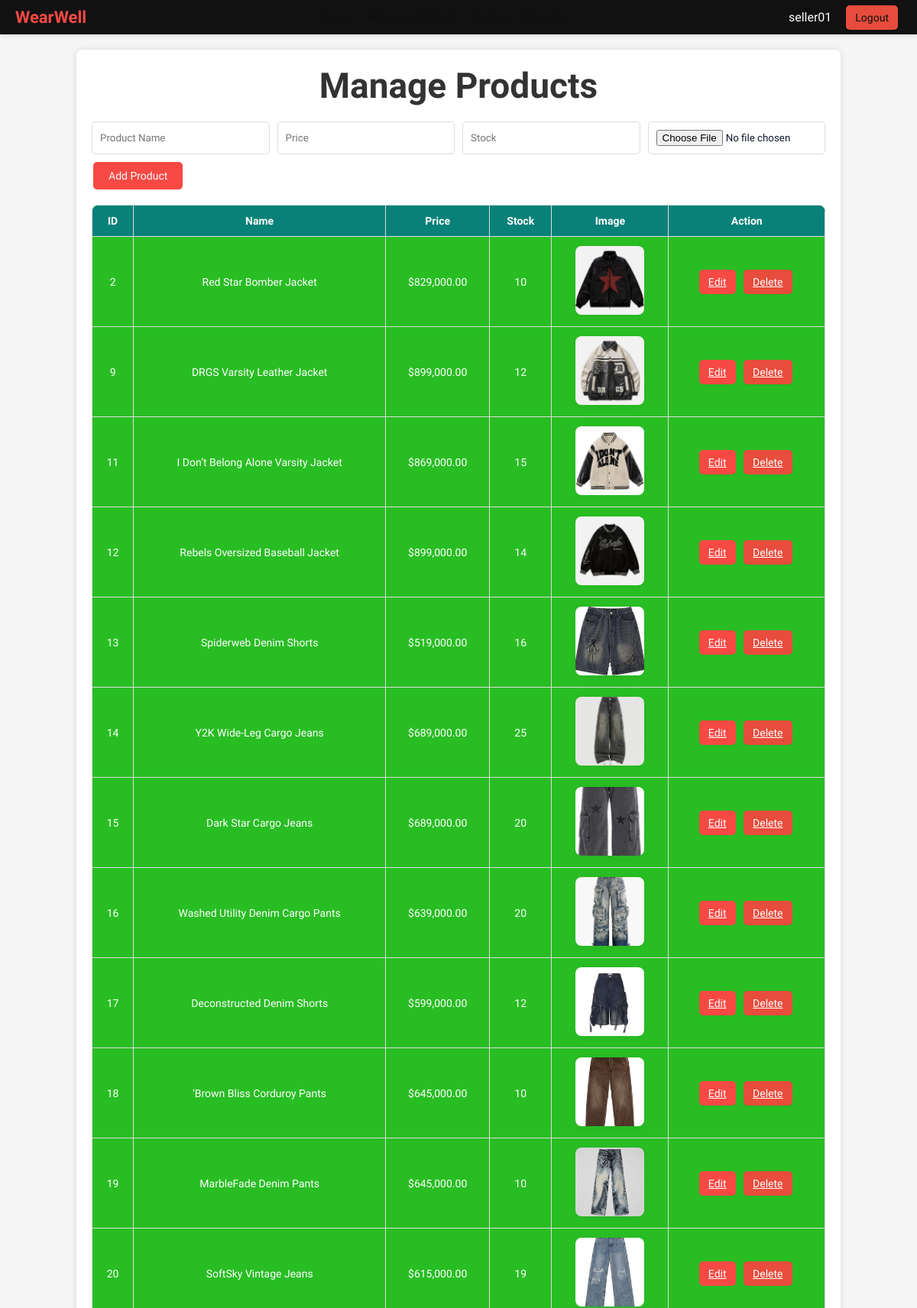
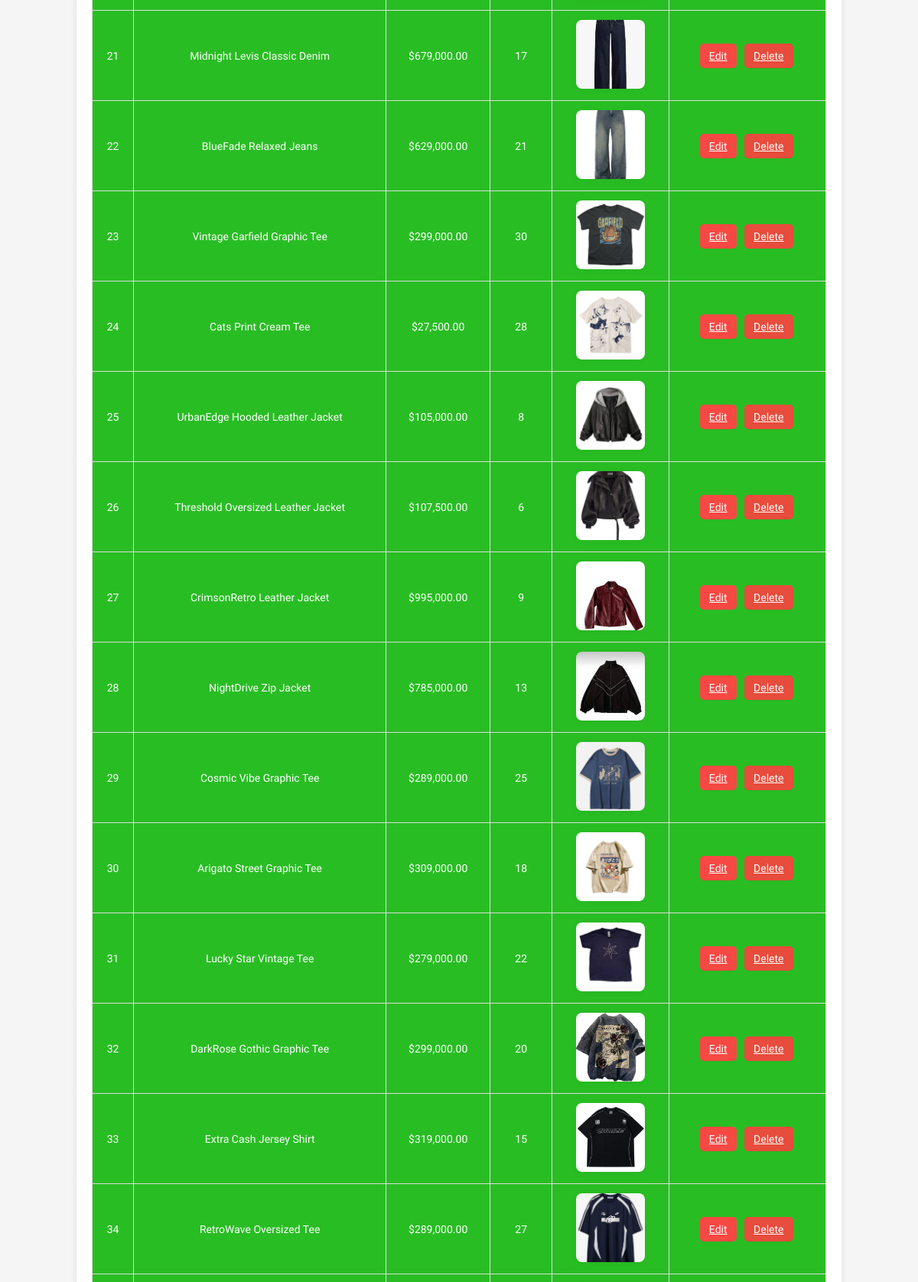
/manage_products.php (signed in, upper part), run on the app's committed database (2 pictures, top to bottom).
### tables this page shows
CREATE TABLE `products` (
  `id` int(11) NOT NULL,
  `seller_id` int(11) NOT NULL,
  `category_id` int(11) DEFAULT NULL,
  `name` varchar(200) DEFAULT NULL,
  `price` decimal(10,2) DEFAULT NULL,
  `stock` int(11) DEFAULT 0,
  `image` varchar(255) DEFAULT NULL,
  `created_at` timestamp NOT NULL DEFAULT current_timestamp(),
  `size` varchar(5) DEFAULT 'M',
  `description` text DEFAULT NULL
);

### manage_products.php (the view, shortened to what this page needs)
<?php
include 'backend/config.php';
$seller_id = $_SESSION['user_id'];
$result = $conn->prepare("SELECT * FROM products WHERE seller_id = ?");
$result->bind_param("i", $seller_id);
$result->execute();
$products = $result->get_result();
?>
<!DOCTYPE html>
<html lang="en">
<head>
<link rel="stylesheet" href="style.css">
</head>
<body>
    <div class="navbar">
    <div class="logo">WearWell</div>
    <div>
        <a href="dashboard_seller.php" onclick="showTab('home')">Home</a>
        <a href="manage_products.php" onclick="showTab('products')">Manage Product</a>
        <a href="#" onclick="showTab('orders')">Orders</a>
        <a href="#" onclick="showTab('reports')">Reports</a>
    </div>
    <div>
        <span><?= htmlspecialchars($_SESSION['username']) ?></span>
        <a href="logout.php" class="btn btn-delete">Logout</a>
    </div>
</div>
<section class="container">
    <h2>Manage Products</h2>
    <form action="" method="POST" enctype="multipart/form-data" class="product-form">
        <input type="text" name="name" placeholder="Product Name" required>
        <input type="number" step="0.01" name="price" placeholder="Price" required>
        <input type="number" name="stock" placeholder="Stock" required>
        <input type="file" name="image" accept="image/*" id="imageInput">
        <button type="submit" name="add_product" class="btn btn-update">Add Product</button>
    </form>
    <table class="cart-table">
        <tr>
            <th>ID</th>
            <th>Name</th>
            <th>Price</th>
            <th>Stock</th>
            <th>Image</th>
            <th>Action</th>
        </tr>
        <?php while($product = $products->fetch_assoc()): ?>
        <tr>
            <td><?= $product['id'] ?></td>
            <td><?= htmlspecialchars($product['name']) ?></td>
            <td>$<?= number_format($product['price'], 2) ?></td>
            <td><?= $product['stock'] ?></td>
            <td>
                <?php if($product['image']): ?>
                    <img src="uploads/<?= htmlspecialchars($product['image']) ?>" width="50" alt="Product Image">
                <?php endif; ?>
            </td>
            <td>
                <a href="edit_product.php?id=<?= $product['id'] ?>" class="btn btn-update">Edit</a>
                <a href="?delete=<?= $product['id'] ?>" class="btn btn-delete" onclick="return confirm('Are you sure?')">Delete</a>
            </td>
        </tr>
        <?php endwhile; ?>
    </table>
</section>
</body>
</html>

### data on the page
products: id "2", name "Red Star Bomber Jacket", price "829,000.00", stock "10", image (picture)
products: id "9", name "DRGS Varsity Leather Jacket", price "899,000.00", stock "12", image (picture)
products: id "11", name "I Don’t Belong Alone Varsity Jacket", price "869,000.00", stock "15", image (picture)
products: id "12", name "Rebels Oversized Baseball Jacket", price "899,000.00", stock "14", image (picture)
products: id "13", name "Spiderweb Denim Shorts", price "519,000.00", stock "16", image (picture)
products: id "14", name "Y2K Wide-Leg Cargo Jeans", price "689,000.00", stock "25", image (picture)
products: id "15", name "Dark Star Cargo Jeans", price "689,000.00", stock "20", image (picture)
products: id "16", name "Washed Utility Denim Cargo Pants", price "639,000.00", stock "20", image (picture)
products: id "17", name "Deconstructed Denim Shorts", price "599,000.00", stock "12", image (picture)
products: id "18", name "'Brown Bliss Corduroy Pants", price "645,000.00", stock "10", image (picture)
products: id "19", name "MarbleFade Denim Pants", price "645,000.00", stock "10", image (picture)
products: id "20", name "SoftSky Vintage Jeans", price "615,000.00", stock "19", image (picture)
products: id "21", name "Midnight Levis Classic Denim", price "679,000.00", stock "17", image (picture)
products: id "22", name "BlueFade Relaxed Jeans", price "629,000.00", stock "21", image (picture)
products: id "23", name "Vintage Garfield Graphic Tee", price "299,000.00", stock "30", image (picture)
products: id "24", name "Cats Print Cream Tee", price "27,500.00", stock "28", image (picture)
products: id "25", name "UrbanEdge Hooded Leather Jacket", price "105,000.00", stock "8", image (picture)
products: id "26", name "Threshold Oversized Leather Jacket", price "107,500.00", stock "6", image (picture)
products: id "27", name "CrimsonRetro Leather Jacket", price "995,000.00", stock "9", image (picture)
products: id "28", name "NightDrive Zip Jacket", price "785,000.00", stock "13", image (picture)
products: id "29", name "Cosmic Vibe Graphic Tee", price "289,000.00", stock "25", image (picture)
products: id "30", name "Arigato Street Graphic Tee", price "309,000.00", stock "18", image (picture)
products: id "31", name "Lucky Star Vintage Tee", price "279,000.00", stock "22", image (picture)
products: id "32", name "DarkRose Gothic Graphic Tee", price "299,000.00", stock "20", image (picture)
products: id "33", name "Extra Cash Jersey Shirt", price "319,000.00", stock "15", image (picture)
products: id "34", name "RetroWave Oversized Tee", price "289,000.00", stock "27", image (picture)

### other printed values
$_SESSION['username'] "seller01"
